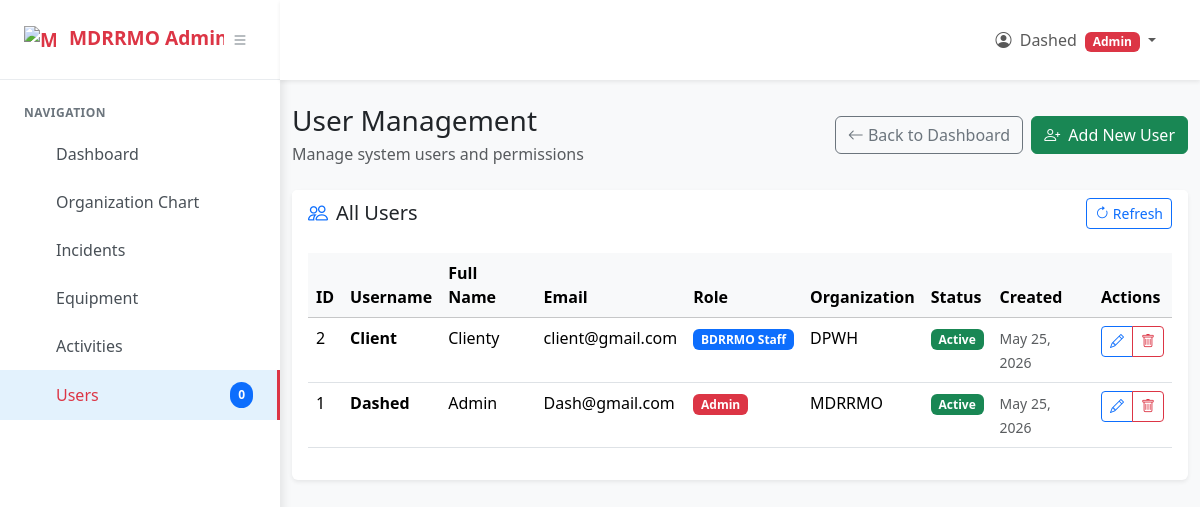
The page /admin/users.php (signed in) on the database its author committed.
### tables this page shows
CREATE TABLE `users` (
  `id` int(10) UNSIGNED NOT NULL,
  `username` varchar(50) NOT NULL,
  `email` varchar(255) NOT NULL,
  `password_hash` varchar(255) NOT NULL,
  `role` enum('admin','client') NOT NULL DEFAULT 'client',
  `full_name` varchar(255) DEFAULT NULL,
  `organization` varchar(255) DEFAULT NULL,
  `phone` varchar(20) DEFAULT NULL,
  `status` enum('pending','approved','active','inactive') NOT NULL DEFAULT 'pending',
  `created_at` timestamp NOT NULL DEFAULT current_timestamp()
);

### auth.php (called while the page is built, shortened)
<?php
function getCurrentUser() {
    return $_SESSION['username'] ?? 'User';
}
function getAllUsers() {
    try {
        $pdo = getPdoConnection();
        $stmt = $pdo->query('SELECT id, username, email, role, full_name, organization, phone, status, created_at FROM users ORDER BY created_at DESC');
        return $stmt->fetchAll(PDO::FETCH_ASSOC);
    } catch (Throwable $e) {
        error_log("getAllUsers error: " . $e->getMessage());
        return [];
    }
}

### admin/users.php (the view, shortened to what this page needs)
<?php
require_once '../auth.php';
$users = getAllUsers();
?>
<!DOCTYPE html>
<html lang="en">
  <head>
    <link
      href="https://cdn.jsdelivr.net/npm/bootstrap@5.3.3/dist/css/bootstrap.min.css"
      rel="stylesheet"
    />
    <link
      rel="stylesheet"
      href="https://cdn.jsdelivr.net/npm/bootstrap-icons@1.11.3/font/bootstrap-icons.css"
    />
    <link rel="stylesheet" href="../styles/dashboard.css" />
    <link rel='stylesheet' href='https://cdn-uicons.flaticon.com/3.0.0/uicons-solid-rounded/css/uicons-solid-rounded.css'>
    <link rel='stylesheet' href='https://cdn-uicons.flaticon.com/3.0.0/uicons-regular-rounded/css/uicons-regular-rounded.css'>
    <link rel='stylesheet' href='https://cdn-uicons.flaticon.com/3.0.0/uicons-bold-rounded/css/uicons-bold-rounded.css'>
    <link rel='stylesheet' href='https://cdn-uicons.flaticon.com/3.0.0/uicons-regular-straight/css/uicons-regular-straight.css'>
  </head>
  <body>
    <div class="sidebar" id="sidebar">
      <div class="sidebar-header">
        <div class="sidebar-brand">
          <img src="../assets/icon.png" alt="MDRRMO Logo" style="max-width: 32px; height: auto; margin-right: 0.5rem;" />
          <span id="brandText">MDRRMO Admin</span>
        </div>
        <button class="sidebar-toggle" id="sidebarToggle">
          <i class="bi bi-list"></i>
        </button>
      </div>
      <div class="sidebar-nav">
        <div class="nav-section">
          <div class="nav-section-title" id="navTitle">Navigation</div>
          <a href="../admin-dashboard.php" class="nav-item">
            <div class="nav-text">Dashboard</div>
          </a>
          <a href="organization-chart.php" class="nav-item">
            <div class="nav-text">Organization Chart</div>
          </a>
          <a href="incidents.php" class="nav-item" id="incidentsLink">
            <div class="nav-text">Incidents</div>
          </a>
          <a href="equipment.php" class="nav-item">
            <div class="nav-text">Equipment</div>
          </a>
          <a href="activities.php" class="nav-item">
            <div class="nav-text">Activities</div>
          </a>
          <a href="users.php" class="nav-item active">
            <div class="nav-text">Users</div>
            <div class="nav-badge primary" id="userCount">0</div>
          </a>
        </div>
      </div>
    </div>
    <div class="main-content" id="mainContent">
      <nav class="navbar navbar-expand-lg navbar-light bg-white shadow-sm">
        <div class="container-fluid">
          <div class="navbar-nav ms-auto">
            <div class="nav-item dropdown">
              <a class="nav-link dropdown-toggle" href="#" role="button" aria-expanded="false">
                <i class="bi bi-person-circle me-1"></i>
                <?php echo htmlspecialchars(getCurrentUser()); ?>
                <span class="badge bg-danger ms-1">Admin</span>
              </a>
            </div>
          </div>
        </div>
      </nav>
      <main class="container-fluid py-4">
        <div class="row mb-4">
          <div class="col-12">
            <div class="d-flex justify-content-between align-items-center">
              <div>
                <h1 class="h3 mb-1">User Management</h1>
                <p class="text-muted mb-0">Manage system users and permissions</p>
              </div>
              <div class="d-flex gap-2">
                <a href="../admin-dashboard.php" class="btn btn-outline-secondary">
                  <i class="bi bi-arrow-left"></i> Back to Dashboard
                </a>
                <button type="button" class="btn btn-success" data-bs-toggle="modal" data-bs-target="#createUserModal">
                  <i class="bi bi-person-plus me-1"></i>
                  Add New User
                </button>
              </div>
            </div>
          </div>
        </div>
        <div class="row">
          <div class="col-12">
            <div class="card border-0 shadow-sm">
              <div class="card-header bg-white border-0">
                <div class="d-flex align-items-center justify-content-between">
                  <h5 class="mb-0 d-flex align-items-center gap-2">
                    <i class="bi bi-people text-primary"></i> All Users
                  </h5>
                  <div class="d-flex gap-2">
                    <button class="btn btn-sm btn-outline-primary" id="btnRefresh">
                      <i class="bi bi-arrow-clockwise"></i> Refresh
                    </button>
                  </div>
                </div>
              </div>
            <div class="card-body">
              <div class="table-responsive">
                <table class="table table-hover">
                  <thead class="table-light">
                    <tr>
                      <th>ID</th>
                      <th>Username</th>
                      <th>Full Name</th>
                      <th>Email</th>
                      <th>Role</th>
                      <th>Organization</th>
                      <th>Status</th>
                      <th>Created</th>
                      <th>Actions</th>
                    </tr>
                  </thead>
                  <tbody>
                    <?php if (empty($users)): ?>
                      <tr>
                        <td colspan="9" class="text-center text-muted py-4">
                          <i class="bi bi-people fs-1 d-block mb-2"></i>
                          No users found. <button class="btn btn-sm btn-success ms-2" data-bs-toggle="modal" data-bs-target="#createUserModal"><i class="bi bi-person-plus me-1"></i>Add New User</button>
                        </td>
                      </tr>
                    <?php else: ?>
                      <?php foreach ($users as $user): ?>
                        <tr>
                          <td><?php echo htmlspecialchars($user['id']); ?></td>
                          <td>
                            <strong><?php echo htmlspecialchars($user['username']); ?></strong>
                          </td>
                          <td><?php echo htmlspecialchars($user['full_name']); ?></td>
                          <td><?php echo htmlspecialchars($user['email']); ?></td>
                          <td>
                            <span class="badge bg-<?php echo $user['role'] === 'admin' ? 'danger' : 'primary'; ?>">
                              <?php echo $user['role'] === 'admin' ? 'Admin' : 'BDRRMO Staff'; ?>
                            </span>
                          </td>
                          <td><?php echo htmlspecialchars($user['organization'] ?? ''); ?></td>
                          <td>
                            <?php
                            $status = $user['status'] ?? 'inactive';
                            $statusLabel = 'Inactive';
                            $statusClass = 'danger';
                            if ($status === 'approved' || $status === 'active') {
                                $statusLabel = 'Active';
                                $statusClass = 'success';
                            }
                            ?>
                            <span class="badge bg-<?php echo $statusClass; ?>">
                              <?php echo $statusLabel; ?>
                            </span>
                          </td>
                          <td>
                            <small class="text-muted">
                              <?php echo date('M j, Y', strtotime($user['created_at'])); ?>
                            </small>
                          </td>
                          <td>
                            <div class="btn-group btn-group-sm" role="group">
                              <button type="button" class="btn btn-outline-primary"
                                      data-bs-toggle="modal"
                                      data-bs-target="#editUserModal<?php echo $user['id']; ?>">
                                <i class="bi bi-pencil"></i>
                              </button>
                              <button type="button" class="btn btn-outline-danger"
                                      data-bs-toggle="modal"
                                      data-bs-target="#deleteUserModal<?php echo $user['id']; ?>">
                                <i class="bi bi-trash"></i>
                              </button>
                            </div>
                          </td>
                        </tr>
                      <?php endforeach; ?>
                    <?php endif; ?>
                  </tbody>
                </table>
              </div>
            </div>
          </div>
        </div>
      </div>
    </main>
  </body>
</html>

### styles/dashboard.css (style rules this page uses)
.sidebar { position: fixed; top: 0; left: 0; height: 100vh; width: 280px; background: white; box-shadow: 2px 0 10px rgba(0, 0, 0, 0.1); transition: all 0.3s ease; z-index: 1000; overflow-y: auto; display: flex; flex-direction: column; }
.sidebar-header { padding: 0 1.5rem; height: 80px; min-height: 80px; border-bottom: 1px solid #e9ecef; display: flex; align-items: center; justify-content: space-between; }
.sidebar-brand { font-weight: bold; font-size: 1.2rem; color: #dc3545; white-space: nowrap; overflow: hidden; }
.sidebar-toggle { background: none; border: none; color: #6c757d; cursor: pointer; padding: 0.5rem; border-radius: 0.375rem; transition: all 0.2s ease; }
.sidebar-nav { padding: 1rem 0; flex: 1; overflow-y: auto; }
.nav-section { margin-bottom: 2rem; }
.nav-section-title { padding: 0.5rem 1.5rem; font-size: 0.75rem; font-weight: 600; color: #6c757d; text-transform: uppercase; letter-spacing: 0.5px; white-space: nowrap; overflow: hidden; }
.nav-item { display: flex; align-items: center; padding: 0.75rem 1.5rem; color: #495057; text-decoration: none; transition: all 0.2s ease; position: relative; white-space: nowrap; overflow: hidden; }
.nav-item.active { background: #e3f2fd; color: #dc3545; border-right: 3px solid #dc3545; }
.nav-text { flex: 1; overflow: hidden; }
.nav-badge { background: #dc3545; color: white; padding: 0.25rem 0.5rem; border-radius: 1rem; font-size: 0.75rem; font-weight: 600; margin-left: auto; flex-shrink: 0; transition: all 0.3s ease; }
.nav-badge.primary { background: #0d6efd; }
.main-content { margin-left: 280px; transition: all 0.3s ease; min-height: 100vh; background: #f8f9fa; }
.nav-item.dropdown { position: relative; }
.navbar { overflow: visible !important; height: 80px; min-height: 80px; display: flex; align-items: center; }
.navbar-nav { overflow: visible !important; }
.nav-item.dropdown { overflow: visible !important; }
.navbar { position: relative; z-index: 1001; }
.navbar-nav .nav-item.dropdown { position: relative; }

### rows shown on the page
users: id "2", username "Client", full_name "Clienty", email "client@gmail.com", role "BDRRMO Staff", organization "DPWH", status "Active", created_at "May 25, 2026"
users: id "1", username "Dashed", full_name "Admin", email "Dash@gmail.com", role "Admin", organization "MDRRMO", status "Active", created_at "May 25, 2026"

### other values the page prints
getCurrentUser() "Dashed"
